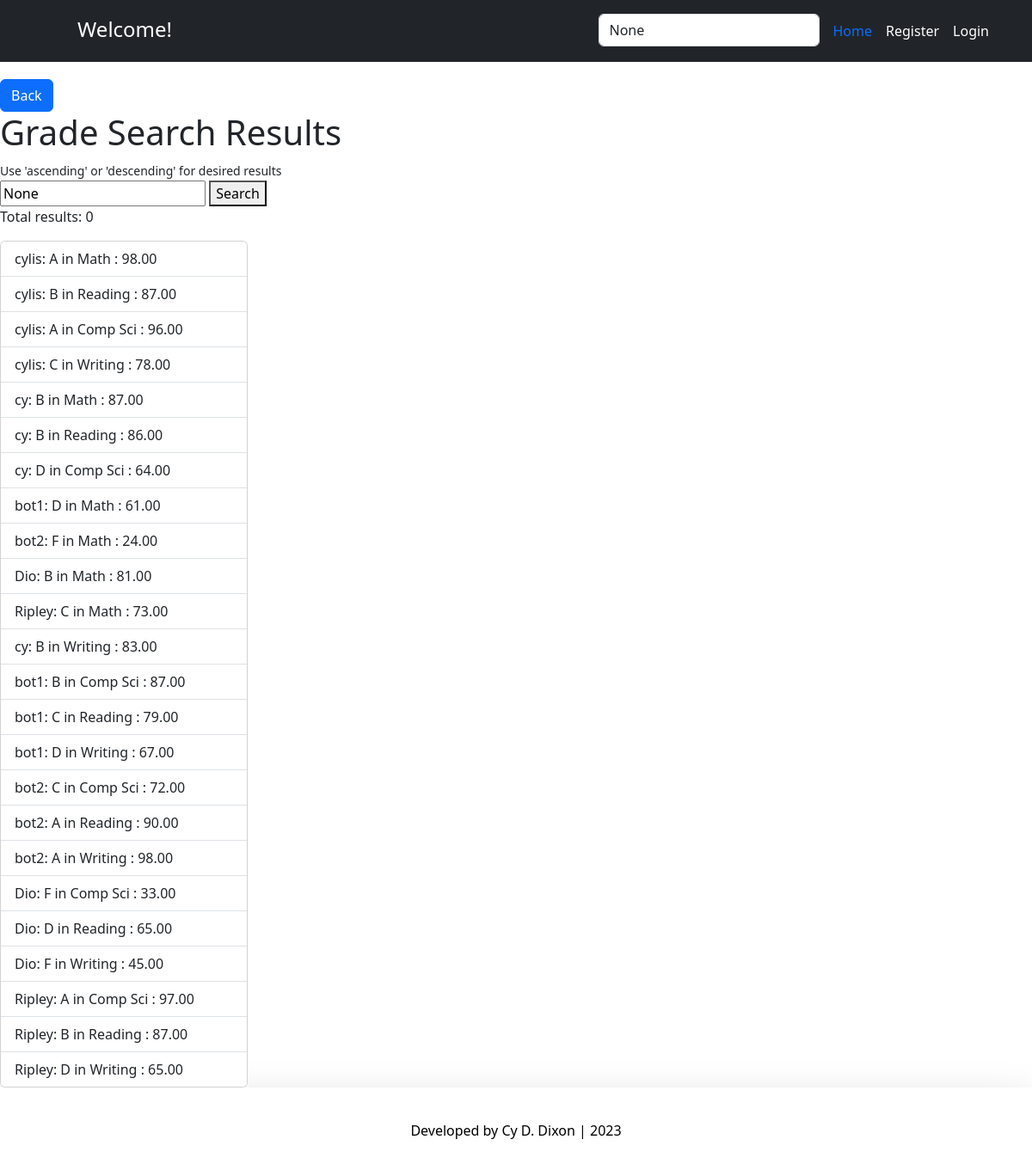
The app's page /search/, older data.
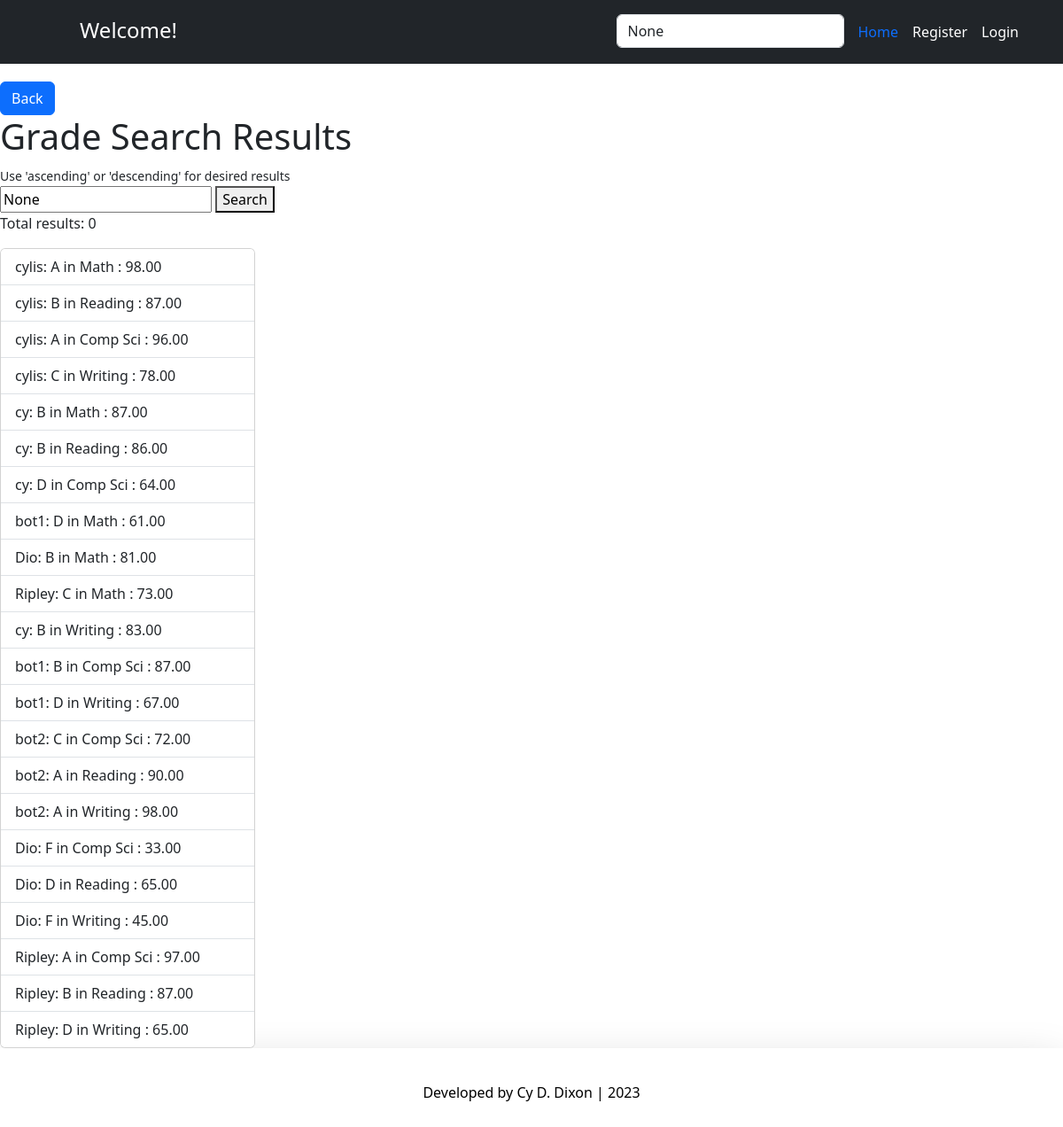
The same page, newer data.
### account/models.py (models this page shows, shortened)
class Grade(models.Model):
	student = models.ForeignKey(Account, on_delete=models.CASCADE)
	letter_grade = models.CharField(max_length=1, default="N")
	subject = models.CharField(max_length=50, default="null")
	percent = models.DecimalField(max_digits=5, decimal_places=2, default=00.00)
	def __str__(self):
		return self.student.username + ": " + self.letter_grade + " in " + self.subject

class Account(AbstractBaseUser):
	email 					= models.EmailField(verbose_name="email", max_length=60, unique=True)
	username 				= models.CharField(max_length=30, unique=True)
	date_joined				= models.DateTimeField(verbose_name='date joined', auto_now_add=True)
	last_login				= models.DateTimeField(verbose_name='last login', auto_now=True)
	is_admin				= models.BooleanField(default=False)
	is_active				= models.BooleanField(default=True)
	is_staff				= models.BooleanField(default=False)
	is_superuser			= models.BooleanField(default=False)
	USERNAME_FIELD = 'email'
	REQUIRED_FIELDS = ['username']
	objects = MyAccountManager()

### account/views.py (the view)
# urls.py: path('search/', search_results, name='search_results'),
def search_results(request):
	query = request.GET.get('query')
	if query:
		results = Grade.objects.filter(letter_grade__icontains=query).order_by('letter_grade')
		combined_results = list(results)
		num_results = len(combined_results)
		if query == 'ascending':
			combined_results = Grade.objects.all().order_by('letter_grade')
			num_results = len(combined_results)
		if query == 'descending':
			combined_results = Grade.objects.all().order_by('-letter_grade')
			num_results = len(combined_results)
	else:
		combined_results = Grade.objects.all()
		num_results = 0
	return render(request, 'search_results.html', {'results': combined_results, 'query': query, 'num_results': num_results })

### account/templates/search_results.html
{% extends 'base.html' %}
{% load static %}
{% block content %}
<link rel="stylesheet" href="{% static 'style.css' %}">
<a href="{% url 'scores' %}" class="btn btn-primary">Back</a>
<h1>Grade Search Results</h1>
<small>Use 'ascending' or 'descending' for desired results</small>
<form action="{% url 'search_results' %}" method="GET">
    <input type="text" name="query" placeholder="Search..." value="{{ query }}">
    <button type="submit">Search</button>
</form>
<p>Total results: {{ num_results }}</p>
<div class="card" style="width: 18rem;">
    <ul class="list-group list-group-flush">
    {% for item in results %}
        <li class="list-group-item">{{ item }} : {{item.percent}}</li>
    {% empty %}
        <li>No results found</li>
    {% endfor %}
    </ul>
</div>
{% endblock content %}

Row changes from the older to the newer data that the page shows:
removed Grade: student+letter_grade+subject "bot2: F in Math", percent "24.00"
removed Grade: student+letter_grade+subject "bot1: C in Reading", percent "79.00"
